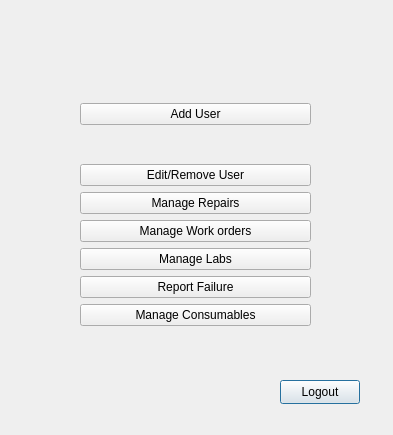
<?xml version="1.0" encoding="UTF-8"?>
<ui version="4.0">
 <class>adminpanel</class>
 <widget class="QDialog" name="adminpanel">
  <property name="geometry">
   <rect>
    <x>0</x>
    <y>0</y>
    <width>393</width>
    <height>435</height>
   </rect>
  </property>
  <property name="windowTitle">
   <string>Admin Panel</string>
  </property>
  <widget class="QPushButton" name="pushButton_logout">
   <property name="geometry">
    <rect>
     <x>280</x>
     <y>380</y>
     <width>80</width>
     <height>24</height>
    </rect>
   </property>
   <property name="text">
    <string>Logout</string>
   </property>
  </widget>
  <widget class="QWidget" name="layoutWidget">
   <property name="geometry">
    <rect>
     <x>80</x>
     <y>70</y>
     <width>231</width>
     <height>291</height>
    </rect>
   </property>
   <layout class="QVBoxLayout" name="verticalLayout_3">
    <item>
     <widget class="QPushButton" name="pushButton_adduser_2">
      <property name="text">
       <string>Add User</string>
      </property>
     </widget>
    </item>
    <item>
     <layout class="QVBoxLayout" name="verticalLayout_2">
      <item>
       <widget class="QPushButton" name="pushButton_editremove">
        <property name="text">
         <string>Edit/Remove User</string>
        </property>
       </widget>
      </item>
      <item>
       <layout class="QVBoxLayout" name="verticalLayout">
        <item>
         <widget class="QPushButton" name="pushButton_4">
          <property name="text">
           <string>Manage Repairs</string>
          </property>
         </widget>
        </item>
        <item>
         <widget class="QPushButton" name="pushButton_3">
          <property name="text">
           <string>Manage Work orders</string>
          </property>
         </widget>
        </item>
        <item>
         <widget class="QPushButton" name="pushButton">
          <property name="text">
           <string>Manage Labs</string>
          </property>
         </widget>
        </item>
        <item>
         <widget class="QPushButton" name="pushButton_2">
          <property name="text">
           <string>Report Failure</string>
          </property>
         </widget>
        </item>
        <item>
         <widget class="QPushButton" name="pushButton_5">
          <property name="text">
           <string>Manage Consumables</string>
          </property>
         </widget>
        </item>
       </layout>
      </item>
     </layout>
    </item>
   </layout>
  </widget>
  <widget class="QLabel" name="label_welcome">
   <property name="geometry">
    <rect>
     <x>30</x>
     <y>30</y>
     <width>331</width>
     <height>16</height>
    </rect>
   </property>
   <property name="text">
    <string> </string>
   </property>
  </widget>
 </widget>
 <resources/>
 <connections/>
</ui>
